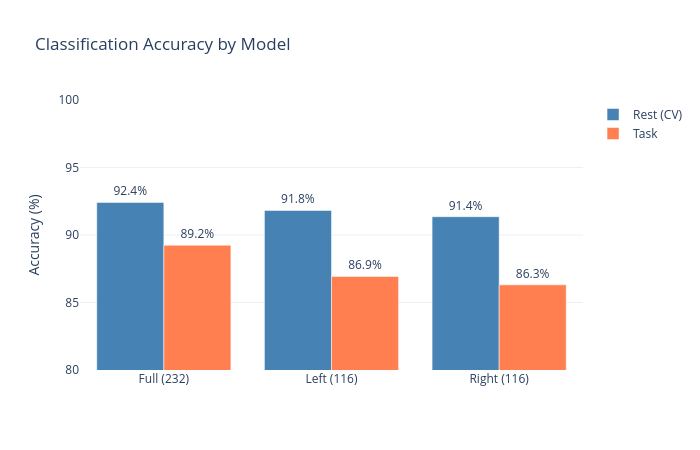

The notebook cell saved with this chart:
### Code cell
# Visualize performance comparison
fig = go.Figure()

models = ['Full (232)', 'Left (116)', 'Right (116)']
cv_accs = [overall_metrics_full['accuracy'], overall_metrics_lh['accuracy'], overall_metrics_rh['accuracy']]
task_accs = [task_summary_full['task_test_accuracy'], task_summary_lh['task_test_accuracy'], task_summary_rh['task_test_accuracy']]

fig.add_trace(go.Bar(name='Rest (CV)', x=models, y=[a*100 for a in cv_accs], 
                     marker_color='steelblue', text=[f'{a:.1%}' for a in cv_accs], textposition='outside'))
fig.add_trace(go.Bar(name='Task', x=models, y=[a*100 for a in task_accs], 
                     marker_color='coral', text=[f'{a:.1%}' for a in task_accs], textposition='outside'))

fig.update_layout(
    title='Classification Accuracy by Model',
    yaxis_title='Accuracy (%)',
    yaxis_range=[80, 100],
    barmode='group',
    template='plotly_white',
    height=450, width=700
)

fig.show()

### Figure 1 — Plotly figure (JSON) as saved in the notebook; plotly's stock layout.template omitted (floating-point values rounded to 4 significant figures)
{"data": [{"marker": {"color": "steelblue"}, "name": "Rest (CV)", "text": ["92.4%", "91.8%", "91.4%"], "textposition": "outside", "type": "bar", "x": ["Full (232)", "Left (116)", "Right (116)"], "y": [92.41, 91.82, 91.36]}, {"marker": {"color": "coral"}, "name": "Task", "text": ["89.2%", "86.9%", "86.3%"], "textposition": "outside", "type": "bar", "x": ["Full (232)", "Left (116)", "Right (116)"], "y": [89.24, 86.93, 86.31]}], "layout": {"barmode": "group", "height": 450, "title": {"text": "Classification Accuracy by Model"}, "width": 700, "yaxis": {"range": [80, 100], "title": {"text": "Accuracy (%)"}}}}
